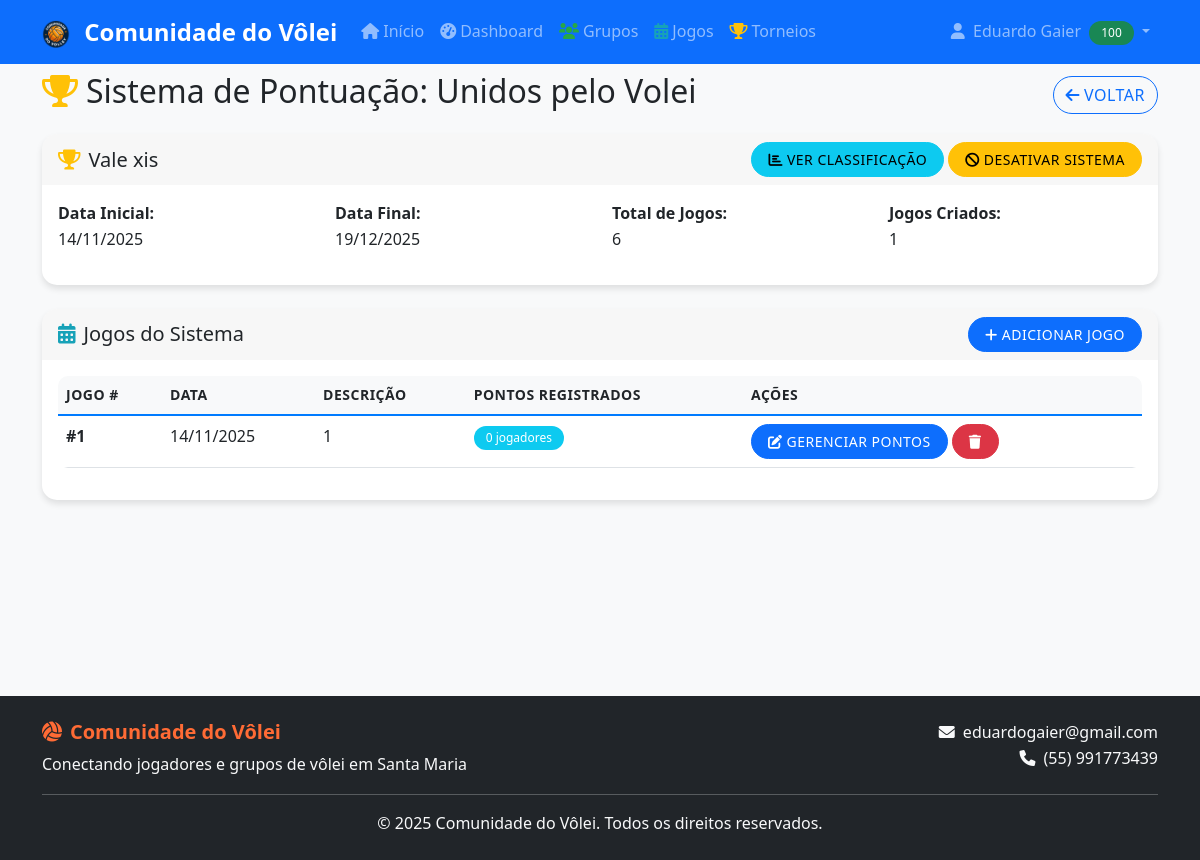
/admin/sistema_pontuacao.php?grupo_id=15 (signed in), run on an earlier commit of the app's database.
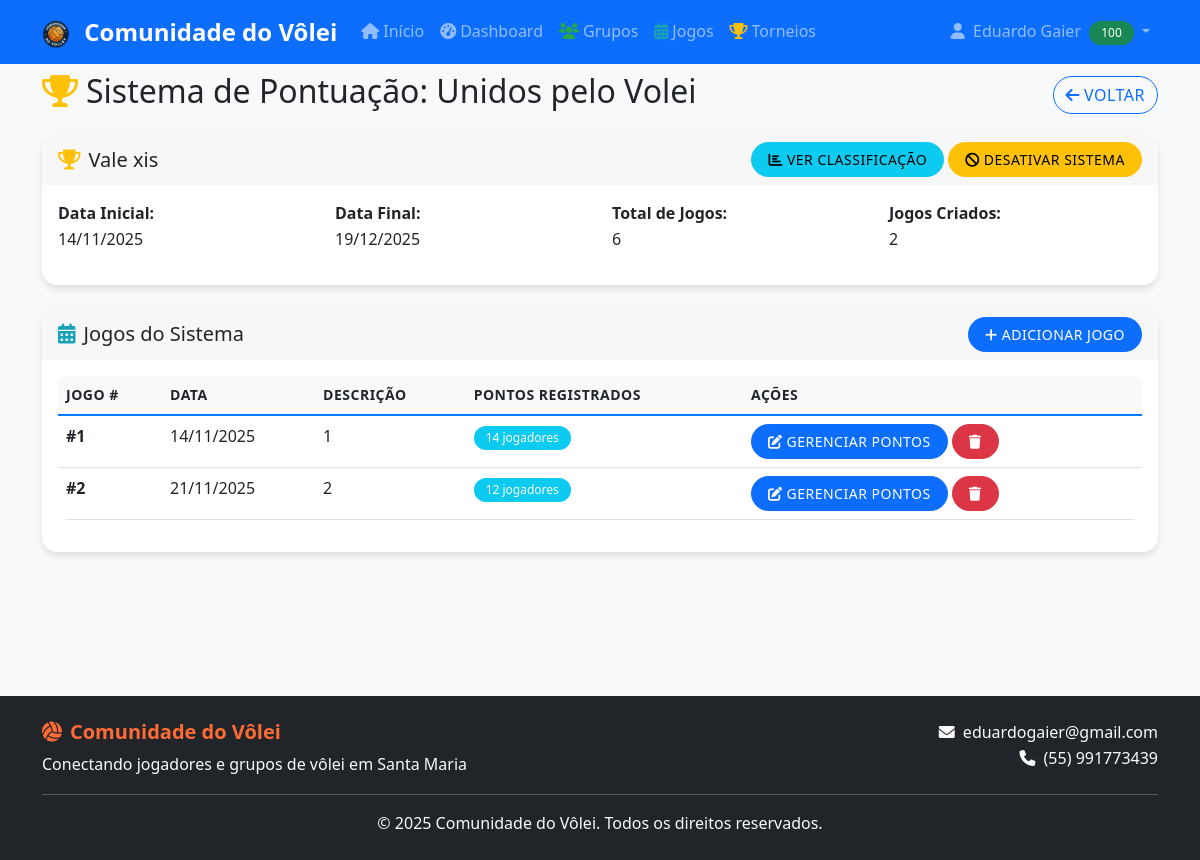
And on a later commit of the database.
### tables this page shows
CREATE TABLE `sistema_pontuacao_jogos` (
  `id` int(11) NOT NULL,
  `sistema_id` int(11) NOT NULL,
  `numero_jogo` int(11) NOT NULL,
  `data_jogo` date NOT NULL,
  `descricao` text DEFAULT NULL,
  `data_criacao` timestamp NOT NULL DEFAULT current_timestamp()
);

### includes/db_connect.php (called while the page is built, shortened)
<?php
function executeQuery($pdo, $sql, $params = []) {
    try {
        $stmt = $pdo->prepare($sql);
        $stmt->execute($params);
        return $stmt;
    } catch(PDOException $e) {
        error_log("Erro na query: " . $e->getMessage());
        return false;
    }
}
?>

### admin/sistema_pontuacao.php (the view, shortened to what the changed rows need)
<?php
require_once '../includes/db_connect.php';
$grupo_id = isset($_GET['grupo_id']) ? (int)$_GET['grupo_id'] : 0;
$sql = "SELECT g.*, u.nome AS admin_nome FROM grupos g LEFT JOIN usuarios u ON u.id=g.administrador_id WHERE g.id=?";
$stmt = executeQuery($pdo, $sql, [$grupo_id]);
$grupo = $stmt ? $stmt->fetch() : false;
$sql = "SELECT * FROM sistemas_pontuacao WHERE grupo_id = ? AND ativo = 1 ORDER BY data_criacao DESC LIMIT 1";
$stmt = executeQuery($pdo, $sql, [$grupo_id]);
$sistema = $stmt ? $stmt->fetch() : false;
include '../includes/header.php';
?>
<div class="row mb-3">
    <div class="col-12 d-flex justify-content-between align-items-center">
        <h2>
            <i class="fas fa-trophy me-2"></i>Sistema de Pontuação: <?php echo htmlspecialchars($grupo['nome']); ?>
        </h2>
    </div>
</div>
<?php if (!$sistema): ?>
    <div class="row">
        <div class="col-md-8 mx-auto">
            <div class="card">
                <div class="card-header">
                    <h5 class="mb-0"><i class="fas fa-plus-circle me-2"></i>Criar Sistema de Pontuação</h5>
                </div>
                <div class="card-body">
                    <form id="formCriarSistema">
                        <input type="hidden" name="grupo_id" value="<?php echo $grupo_id; ?>">
                        <div class="mb-3">
                            <label for="nome" class="form-label">Nome do Sistema *</label>
                            <input type="text" class="form-control" id="nome" name="nome" required
                                   placeholder="Ex: Campeonato 2024, Liga de Inverno, etc.">
                        </div>
                        <div class="row">
                            <div class="col-md-6 mb-3">
                                <label for="data_inicial" class="form-label">Data Inicial *</label>
                                <input type="date" class="form-control" id="data_inicial" name="data_inicial" required>
                            </div>
                            <div class="col-md-6 mb-3">
                                <label for="data_final" class="form-label">Data Final *</label>
                                <input type="date" class="form-control" id="data_final" name="data_final" required>
                            </div>
                        </div>
                        <div class="mb-3">
                            <label for="quantidade_jogos" class="form-label">Quantidade de Jogos *</label>
                            <input type="number" class="form-control" id="quantidade_jogos" name="quantidade_jogos"
                                   min="1" required>
                            <small class="text-muted">Número total de jogos que serão realizados neste sistema.</small>
                        </div>
                        <div class="d-flex gap-2">
                            <button type="submit" class="btn btn-primary">
                                <i class="fas fa-save me-1"></i>Criar Sistema
                            </button>
                            <a href="grupo.php?id=<?php echo $grupo_id; ?>" class="btn btn-outline-secondary">Cancelar</a>
                        </div>
                    </form>
                </div>
            </div>
        </div>
    </div>
<?php else: ?>
    <div class="row mb-4">
        <div class="col-12">
            <div class="card">
                <div class="card-header d-flex justify-content-between align-items-center">
                    <h5 class="mb-0">
                        <i class="fas fa-trophy me-2"></i><?php echo htmlspecialchars($sistema['nome']); ?>
                    </h5>
                    <div>
                        <a href="../grupos/pontuacao_classificacao.php?grupo_id=<?php echo $grupo_id; ?>" class="btn btn-info btn-sm">
                            <i class="fas fa-chart-bar me-1"></i>Ver Classificação
                        </a>
                        <button class="btn btn-warning btn-sm" onclick="desativarSistema(<?php echo $sistema['id']; ?>)">
                            <i class="fas fa-ban me-1"></i>Desativar Sistema
                        </button>
                    </div>
                </div>
                <div class="card-body">
                    <div class="row mb-3">
                        <div class="col-md-3">
                            <strong>Data Inicial:</strong><br>
                            <?php echo date('d/m/Y', strtotime($sistema['data_inicial'])); ?>
                        </div>
                        <div class="col-md-3">
                            <strong>Data Final:</strong><br>
                            <?php echo date('d/m/Y', strtotime($sistema['data_final'])); ?>
                        </div>
                        <div class="col-md-3">
                            <strong>Total de Jogos:</strong><br>
                            <?php echo (int)$sistema['quantidade_jogos']; ?>
                        </div>
                        <div class="col-md-3">
                            <strong>Jogos Criados:</strong><br>
                            <?php
                            $sql = "SELECT COUNT(*) AS total FROM sistema_pontuacao_jogos WHERE sistema_id = ?";
                            $stmt = executeQuery($pdo, $sql, [$sistema['id']]);
                            $totalJogos = $stmt ? (int)$stmt->fetch()['total'] : 0;
                            echo $totalJogos;
                            ?>
                        </div>
                    </div>
                </div>
            </div>
        </div>
    </div>
    <div class="row mb-4">
        <div class="col-12">
            <div class="card">
                <div class="card-header d-flex justify-content-between align-items-center">
                    <h5 class="mb-0"><i class="fas fa-calendar-alt me-2"></i>Jogos do Sistema</h5>
                    <button class="btn btn-primary btn-sm" onclick="abrirModalCriarJogo()">
                        <i class="fas fa-plus me-1"></i>Adicionar Jogo
                    </button>
                </div>
                <div class="card-body">
                    <div id="listaJogos">
                        <?php
                        $sql = "SELECT * FROM sistema_pontuacao_jogos WHERE sistema_id = ? ORDER BY numero_jogo";
                        $stmt = executeQuery($pdo, $sql, [$sistema['id']]);
                        $jogos = $stmt ? $stmt->fetchAll() : [];
                        if (empty($jogos)):
                        ?>
                            <div class="text-center text-muted py-4">
                                <i class="fas fa-calendar-times fa-3x mb-3"></i>
                                <p>Nenhum jogo cadastrado ainda.</p>
                            </div>
                        <?php else: ?>
                            <div class="table-responsive">
                                <table class="table table-hover">
                                    <thead>
                                        <tr>
                                            <th>Jogo #</th>
                                            <th>Data</th>
                                            <th>Descrição</th>
                                            <th>Pontos Registrados</th>
                                            <th>Ações</th>
                                        </tr>
                                    </thead>
                                    <tbody>
                                        <?php foreach ($jogos as $jogo): ?>
                                            <?php
                                            $sql = "SELECT COUNT(*) AS total FROM sistema_pontuacao_pontos WHERE jogo_id = ?";
                                            $stmt = executeQuery($pdo, $sql, [$jogo['id']]);
                                            $totalPontos = $stmt ? (int)$stmt->fetch()['total'] : 0;
                                            ?>
                                            <tr>
                                                <td><strong>#<?php echo (int)$jogo['numero_jogo']; ?></strong></td>
                                                <td><?php echo date('d/m/Y', strtotime($jogo['data_jogo'])); ?></td>
                                                <td><?php echo htmlspecialchars($jogo['descricao'] ?? 'Sem descrição'); ?></td>
                                                <td>
                                                    <span class="badge bg-info"><?php echo $totalPontos; ?> jogadores</span>
                                                </td>
                                                <td>
                                                    <button class="btn btn-sm btn-primary" onclick="abrirModalPontos(<?php echo $jogo['id']; ?>, <?php echo $jogo['numero_jogo']; ?>)">
                                                        <i class="fas fa-edit me-1"></i>Gerenciar Pontos
                                                    </button>
                                                    <button class="btn btn-sm btn-danger" onclick="excluirJogo(<?php echo $jogo['id']; ?>)">
                                                        <i class="fas fa-trash"></i>
                                                    </button>
                                                </td>
                                            </tr>
                                        <?php endforeach; ?>
                                    </tbody>
                                </table>
                            </div>
                        <?php endif; ?>
                    </div>
                </div>
            </div>
        </div>
    </div>
<?php endif; ?>
<?php include '../includes/footer.php'; ?>

What changed in the data, as far as the page shows it:
computed for sistema_pontuacao_jogos (number 1 of 2 on the later page): totalPontos "0" → "14"
added sistema_pontuacao_jogos: numero_jogo "2", data_jogo "21/11/2025", descricao "2", totalPontos "12"
Also different on the page:
$totalJogos: "1" → "2"
